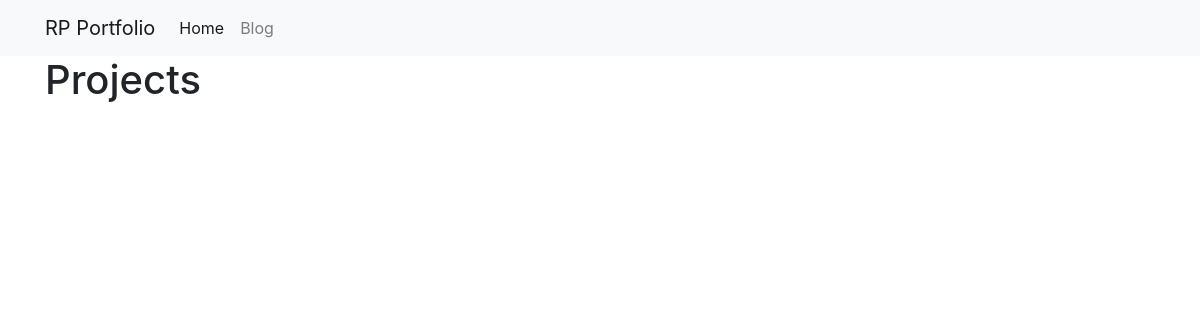
The app's page /projects/, older data.
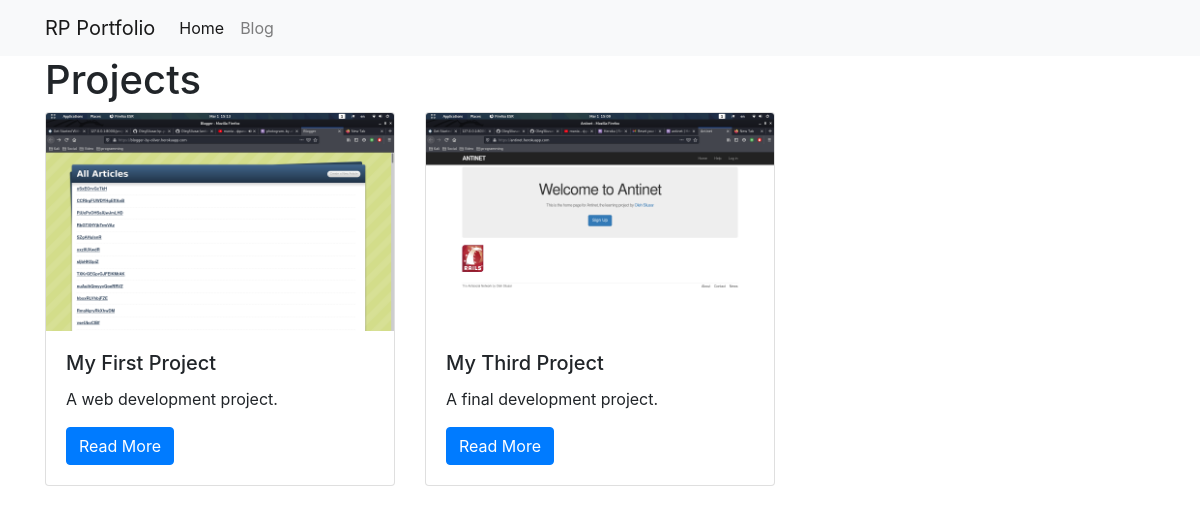
The same page, newer data.
### projects/models.py (models this page shows)
class Project(models.Model):
    title = models.CharField(max_length=100)
    description = models.TextField()
    technology = models.CharField(max_length=20)
    image = models.FilePathField(path="/img")

### projects/views.py (the view)
# urls.py: path("", views.project_index, name="project_index"),
def project_index(request):
    projects = Project.objects.all()
    context = {
        'projects': projects
    }
    return render(request, 'project_index.html', context)

### projects/templates/project_index.html
{% extends "base.html" %}
{% load static %}
{% block page_content %}
<h1>Projects</h1>
<div class="row">
{% for project in projects %}
    <div class="col-md-4">
        <div class="card mb-2">
            <img class="card-img-top" src="{% static project.image %}">
            <div class="card-body">
                <h5 class="card-title">{{ project.title }}</h5>
                <p class="card-text">{{ project.description }}</p>
                <a href="{% url 'project_detail' project.pk %}"
                   class="btn btn-primary">
                    Read More
                </a>
            </div>
        </div>
    </div>
    {% endfor %}
</div>
{% endblock %}

### personal_portfolio/templates/base.html (shortened to what this page needs)
<link rel="stylesheet" href="https://stackpath.bootstrapcdn.com/bootstrap/4.1.3/css/bootstrap.min.css">
<nav class="navbar navbar-expand-lg navbar-light bg-light">
    <div class="container">
        <a class="navbar-brand" href="{% url 'project_index' %}">RP Portfolio</a>
        <div class="collapse navbar-collapse" id="navbarSupportedContent">
          <ul class="navbar-nav mr-auto">
            <li class="nav-item active">
              <a class="nav-link" href="{% url 'project_index' %}">Home</a>
            </li>
            <li class="nav-item">
              <a class="nav-link" href="{% url 'blog_index' %}">Blog</a>
            </li>
          </ul>
        </div>
    </div>
</nav>
<div class="container">
    {% block page_content %}{% endblock %}
</div>

Row changes from the older to the newer data that the page shows:
added Project: image (picture), title "My First Project", description "A web development project."
added Project: image (picture), title "My Third Project", description "A final development project."
